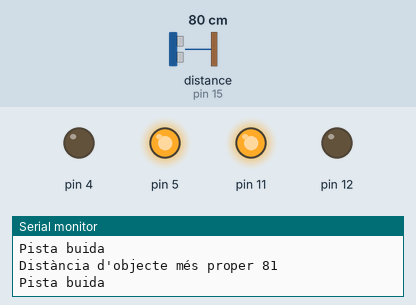
A sketch run on a simulated Arduino Uno, built with avr-gcc and run on an emulated ATmega328P. Shown: output pins drawn as LEDs (lit = HIGH), the last lines printed to the serial monitor. Dashed ring = blinking. The test bench sets the inputs (shaded band); at power-on: distance to the obstacle (sensor on pin 15) 80 cm.

Above: at 16.8 s.
16.9 s: distance to the obstacle (sensor on pin 15) set to 2 cm
At 17.4 s:
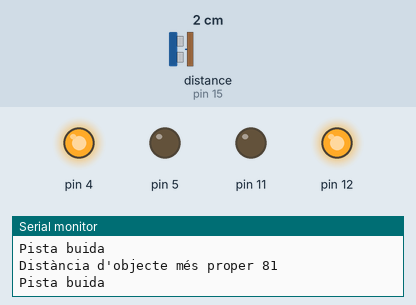
28.9 s: distance to the obstacle (sensor on pin 15) set to 35 cm
At 32.6 s:
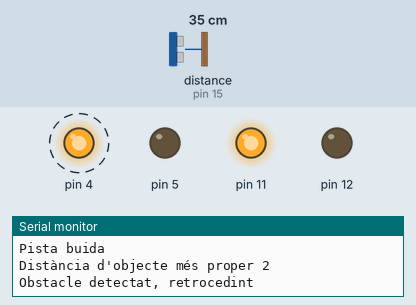
40.9 s: distance to the obstacle (sensor on pin 15) set to 4 cm
At 43.6 s:
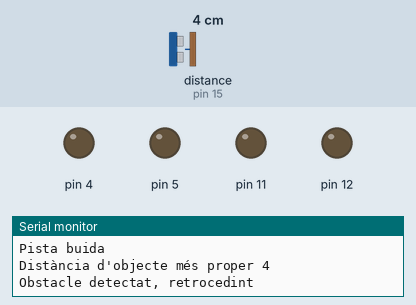
Timing chart, 0 to 58.9 s (numbered marks = the images above; inputs shaded):
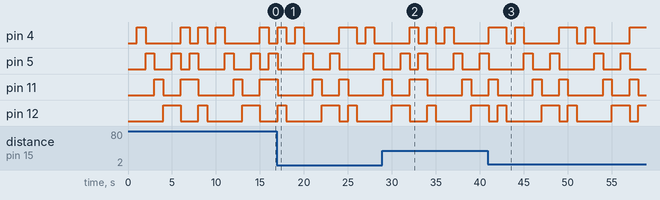

Measured:
- by itself, pin 11: repeats every 8.0 s: LOW 4.0 s, HIGH 1.0 s, LOW 2.0 s, HIGH 1.0 s
- by itself, pin 12: repeats every 8.0 s: HIGH 1.0 s, LOW 4.0 s, HIGH 2.0 s, LOW 1.0 s

The sketch:

prova_jofre_motors_amb_sensor.ino
```cpp
#include <NewPing.h>
NewPing DistanceSensor(14, 15, 250);
void setup() {
pinMode(5, OUTPUT);
pinMode(4, OUTPUT);
pinMode(11, OUTPUT);
pinMode(12, OUTPUT);
Serial.begin(9600);
}
void loop() {
digitalWrite(5, LOW);
digitalWrite(4, LOW);
digitalWrite(11, LOW);
digitalWrite(12, LOW);
//
delay(1000);
digitalWrite(4, HIGH);
delay(1000);
digitalWrite(4, LOW);
digitalWrite(5, HIGH);
delay(1000);
//
digitalWrite(5, LOW);
digitalWrite(11, HIGH);
delay(1000);
digitalWrite(11, LOW);
digitalWrite(12, HIGH);
delay(1000);
//
digitalWrite(5, HIGH);
delay(1000);
digitalWrite(5, LOW);
digitalWrite(12, LOW);
digitalWrite(4, HIGH);
digitalWrite(11, HIGH);
delay(1000);
//
unsigned int Distance = DistanceSensor.ping_cm();
Serial.print("Distància d'objecte més proper ");
Serial.println(Distance);
if (Distance > 20 || Distance == 0){
Serial.println("Pista buida");
digitalWrite(4, LOW);
digitalWrite(5, HIGH);
delay(1000);
}
else{
Serial.println("Obstacle detectat, retrocedint");
}
digitalWrite(5, LOW);
digitalWrite(11, LOW);
digitalWrite(12, HIGH);
digitalWrite(4, HIGH);
delay(1000);
}
```
